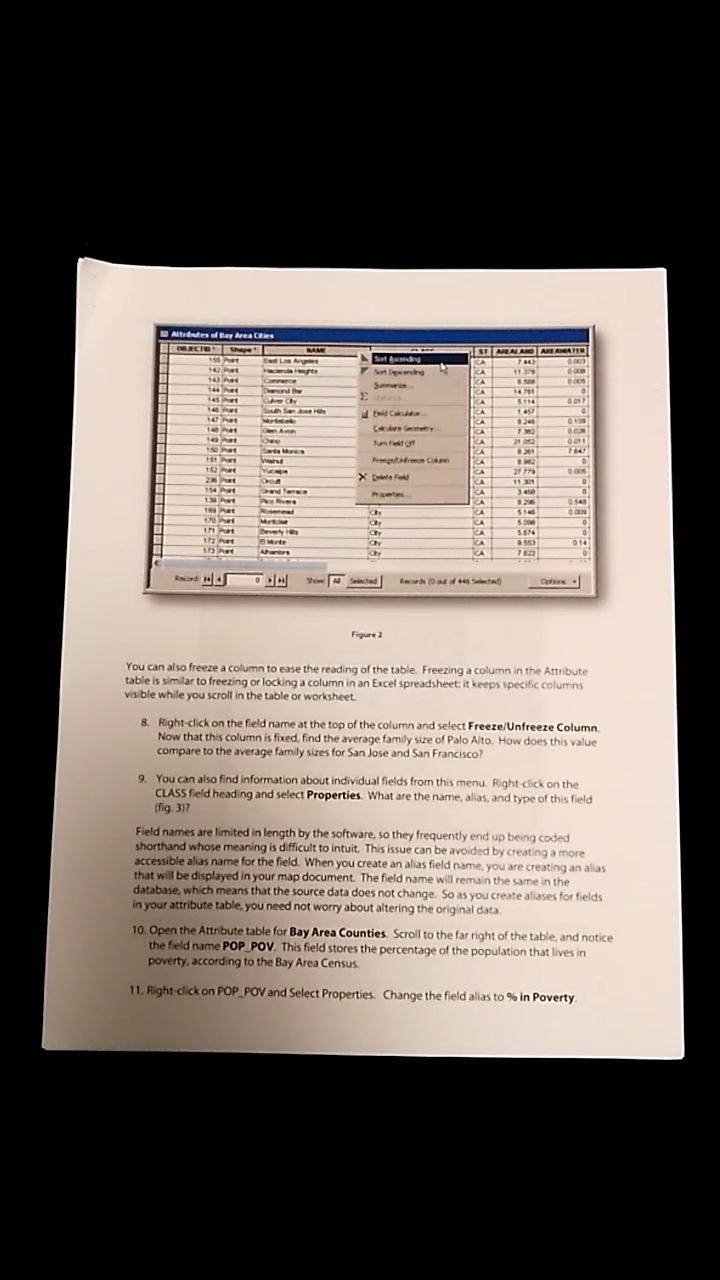
#> input picture 222.jpg, 720 x 1280 px
$ python finalScript.py   (Python 2 division)
#> lines starting #> are read from the running program, lines starting #| are printed output that depends on the picture; after the words box and inside, x2 and y2 are one past the last pixel; in counts of white or black regions, pixels touching at a corner belong together
#> further down, img is the input picture: shape (1280, 720, 3); mean B, G, R 91.4, 97.7, 106.9
### boundingbox.py
import cv2
import numpy as np
import math
import os

def boundingbox(img,DEBUG_MODE=False,SAVE_IMAGE=False):
#> called with DEBUG_MODE = '222', SAVE_IMAGE = False
    if DEBUG_MODE == True:
        cv2.imshow('frame',img)
        cv2.waitKey()

    color_weights = [[1.0/3, 1.0/3, 1.0/3], [1.0/2, 1.0/2, 0], [1.0/2, 0, 1.0/2], [0, 1.0/2, 1.0/2], [1, 0, 0], [0, 1, 0], [0, 0, 1]]

    # dilate the image
    kernel_sz = 15
    img_dilated = cv2.dilate(img,np.ones((kernel_sz,kernel_sz)));
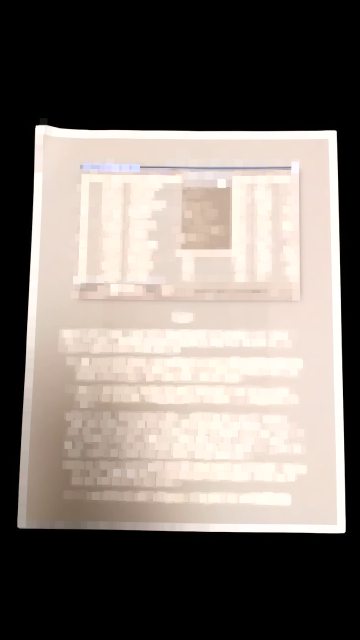
#> img_dilated: shape (1280, 720, 3) (shown at 1/2 size); mean B, G, R 111.6, 118.1, 126.5

    if DEBUG_MODE == True:
        cv2.imshow('frame',img_dilated)
        cv2.waitKey()
    if SAVE_IMAGE == True:
        cv2.imwrite(img_name+'_watershed.jpg',img_dilated)

    for bWeight,gWeight,rWeight in color_weights:
        try:
            # transform to 1 channel according to the color_weight, then edge detect
            gray = np.uint8(img_dilated[:,:,0]*bWeight+img_dilated[:,:,1]*gWeight+img_dilated[:,:,2]*rWeight)
            edges = cv2.Canny(gray,50,150,apertureSize = 3)
            if DEBUG_MODE == True:
                cv2.imshow('frame',gray)
                cv2.waitKey()

            # hough transform/line identification
            interThresh = 40
            thetaThresh = 0.8
            interRecordX = []
            interRecordY = []
            thetaRecord = []
            line_cands = []
            num_lines = 15
            lines = cv2.HoughLines(edges,1,np.pi/180,30)
            lines_len = len(lines)
            if os.name == 'posix':
                lines = lines[0]
            img_lined = img.copy()
            num_lines = min(num_lines, len(lines))

            for i in range(0,num_lines):
                if os.name == 'posix':
                    rho, theta = lines[i]
                else:
                    rho, theta = lines[i][0]
                interX = rho/np.sin(theta) if np.sin(theta)!=0 else float('inf')
                interY = rho/np.cos(theta) if np.cos(theta)!=0 else float('inf')

                tooSimilar = False
                for j in range(0,len(interRecordX)):
                    if (abs(interRecordX[j]-interX)<interThresh or abs(interRecordY[j]-interY)<interThresh) \
                    and (abs(thetaRecord[j]-theta)<thetaThresh or abs(thetaRecord[j]+theta)>(math.pi-thetaThresh)):
                        tooSimilar = True
                        break

                col = (255,255,255)
                if tooSimilar:
                    col = (0,0,255)
                else:
                    interRecordX.append(interX)
                    interRecordY.append(interY)
                    thetaRecord.append(theta)
                    line_cands.append([[rho,theta]])

                a = np.cos(theta)
                b = np.sin(theta)
                x0 = a*rho
                y0 = b*rho
                x1 = int(x0 + 2000*(-b))
                y1 = int(y0 + 2000*(a))
                x2 = int(x0 - 2000*(-b))
                y2 = int(y0 - 2000*(a))

                cv2.line(img_lined,(x1,y1),(x2,y2),col,2)

            if SAVE_IMAGE == True:
                cv2.imwrite(img_name+'_watershed_boundingbox.jpg',img_lined)
            if DEBUG_MODE == True:
                cv2.imshow('frame',img_lined)
                cv2.waitKey()

            inter_pts = []
            img_intersection = img_lined.copy()
            # find the intersection points
            for i in range(0,len(line_cands)):
                rho1,theta1 = line_cands[i][0]
                for j in range(i,len(line_cands)):
                    rho2,theta2 = line_cands[j][0]
                    diff_angle = abs(theta1-theta2)%np.pi
                    if diff_angle>np.pi/3 and diff_angle<2*np.pi/3:
                        line_eq1 = np.array((math.cos(theta1),math.sin(theta1),-rho1))
                        line_eq2 = np.array((math.cos(theta2),math.sin(theta2),-rho2))
                        intersection_pt = np.cross(line_eq1,line_eq2)
                        intersection_pt = (intersection_pt[0]/intersection_pt[2],intersection_pt[1]/intersection_pt[2])
                        intersection_pt = tuple(int(round(a)) for a in intersection_pt)

                        cv2.circle(img_intersection,intersection_pt,10,(255,0,0),-1)
                        inter_pts.append(intersection_pt)

            if SAVE_IMAGE == True:
                cv2.imwrite(img_name+'_watershed_boundingbox_intersection.jpg',img_intersection)
            if DEBUG_MODE == True:
                cv2.imshow('frame',img_intersection)
                cv2.waitKey()

            # figure out which point belongs to which corner groups
            hei,wid,ch = img.shape
            corners = [[0,0],[0,hei],[wid,hei],[wid,0]]
            pts_group = [[],[],[],[]]
            for i in range(0,len(inter_pts)):
                x,y = inter_pts[i]
                minDistSqrd = x**2+y**2
                minIndx = 0
                for j in range(1,4):
                    distSqrd = (x-corners[j][0])**2+(y-corners[j][1])**2
                    if distSqrd<minDistSqrd:
                        minDistSqrd = distSqrd
                        minIndx = j
                pts_group[minIndx].append(inter_pts[i])

            img_pt_groups = img_lined.copy()
            for i in range(0,4):
                if i==0:
                    color = (255,0,0)
                elif i==1:
                    color = (0,255,0)
                elif i==2:
                    color = (0,255,255)
                else:
                    color = (255,255,0)
                for pt in pts_group[i]:
                    cv2.circle(img_pt_groups,pt,10,color,-1)
            if SAVE_IMAGE == True:
                cv2.imwrite(img_name+'_watershed_boundingbox_vertex_grouped.jpg',img_pt_groups)
            if DEBUG_MODE == True:
                cv2.imshow('frame',img_pt_groups)
                cv2.waitKey()

            # find the intersection points that results in the largest area
            maxArea = 0
            maxPts = (0,0,0,0)
            counter = 0
            for x1,y1 in pts_group[0]:
                for x2,y2 in pts_group[1]:
                    for x3,y3 in pts_group[2]:
                        for x4,y4 in pts_group[3]:
                            area = abs(x1*y2+x2*y3+x3*y4+x4*y1-x2*y1-x3*y2-x4*y3-x1*y4)
                            if area>maxArea:
                                maxArea = area
                                maxPts = [[x1,y1],[x2,y2],[x3,y3],[x4,y4]]

            img_vertices = img_lined.copy()
            for i in range(0,4):
                cv2.circle(img_vertices,tuple(maxPts[i]),10,(255,0,0),-1)
            if SAVE_IMAGE == True:
                cv2.imwrite(img_name+'_watershed_boundingbox_vertex.jpg',img_vertices)
            if DEBUG_MODE == True:
                cv2.imshow('frame',img_vertices)
                cv2.waitKey()
            # nice! you made it through! the color setting must have been pretty good, now break
            break
        #except (ZeroDivisionError):
        except (RuntimeError, TypeError, NameError):
            print(bWeight,gWeight,rWeight,' failed')
            pass
#> this loop made 7 passes
#> lines_len on passes 1 to 7: 1175, 1492, 1053, 1069, 1807, 1594, 555
#> pass 1, in boundingbox, `edges = cv2.Canny(gray,50,150,apertureSize = 3)`:
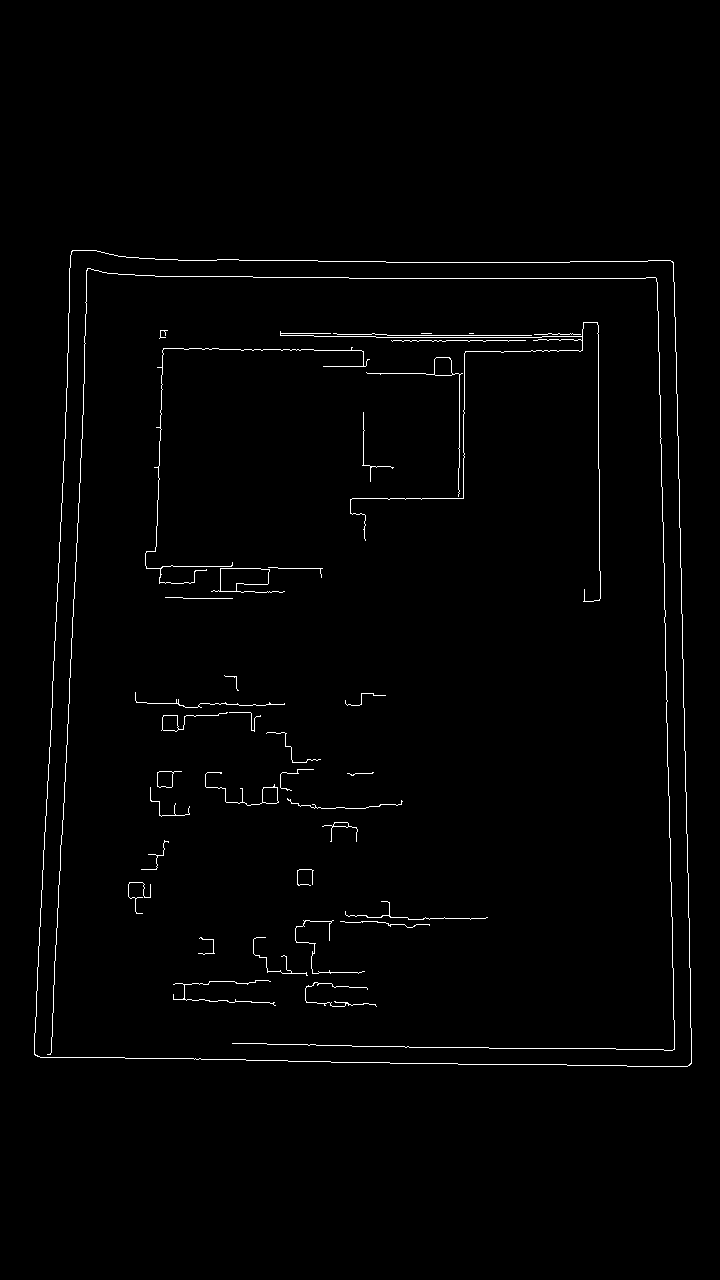
#> edges: shape (1280, 720); 1.2% white in thin lines or dots, all inside (x1, y1, x2, y2) = (34, 250, 692, 1067)
#> after the loop:
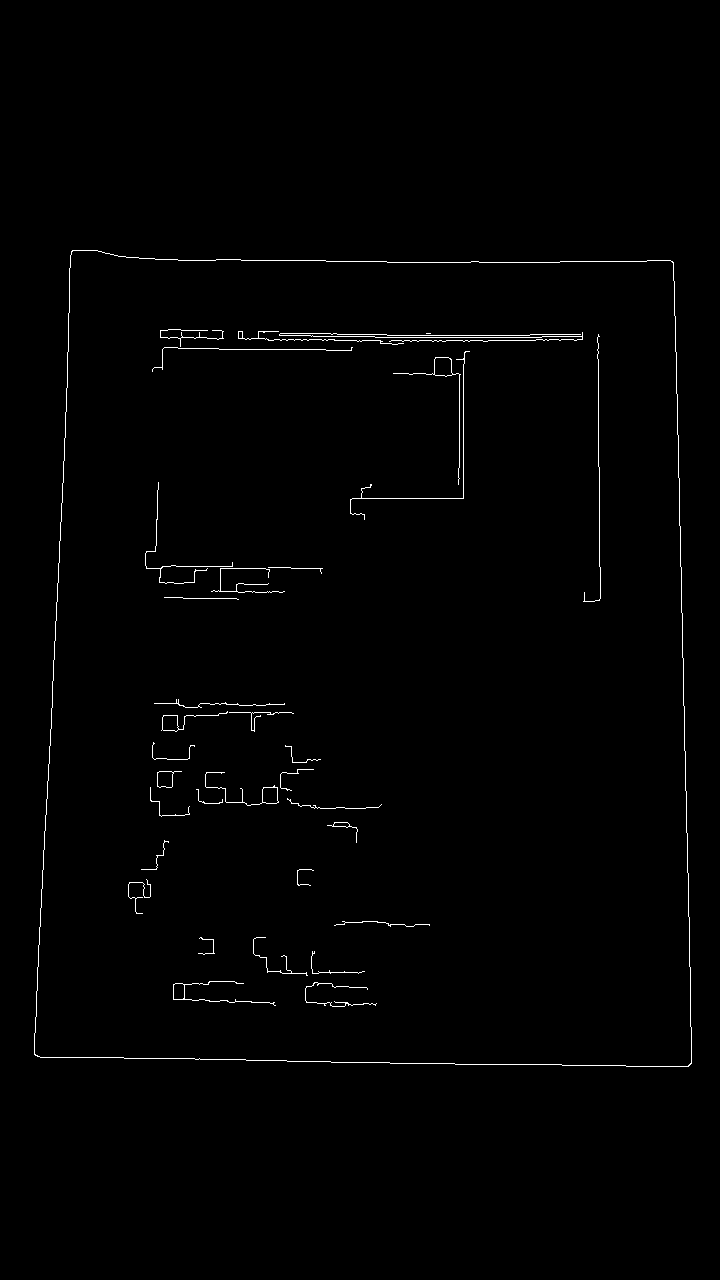
#> edges: shape (1280, 720); 0.85% white in thin lines or dots, all inside (x1, y1, x2, y2) = (34, 250, 692, 1067)
#> after the loop:
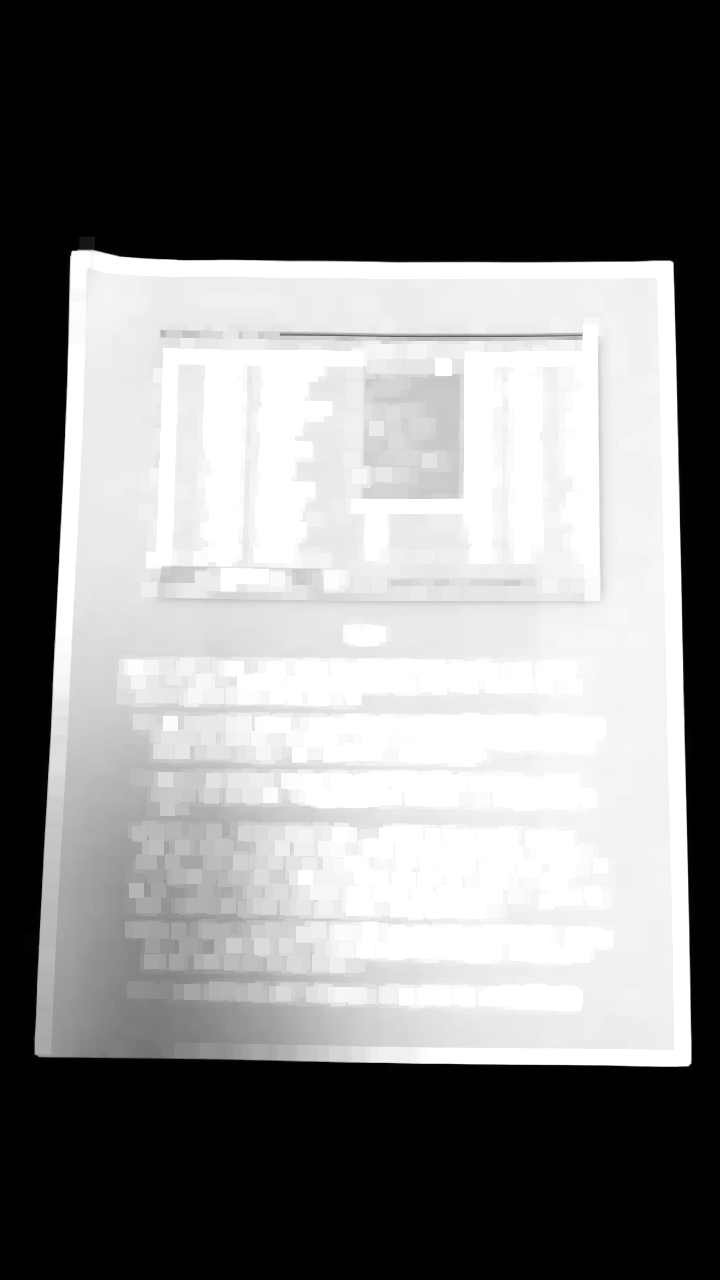
#> gray: shape (1280, 720); min 0, max 255, mean 126.5

    # pull the corners closer to each other to account for the effect made by the dilation
    oriCorners = np.float32(maxPts)
#> oriCorners = [0, 0, 0, 0]
    pull_amount = 8
    delta1 = oriCorners[0]-oriCorners[2]
#> delta1 = 0
#> (the run stopped early here; a loop or call above may not have finished)

$ run again, with 111.jpg copied over 222.jpg
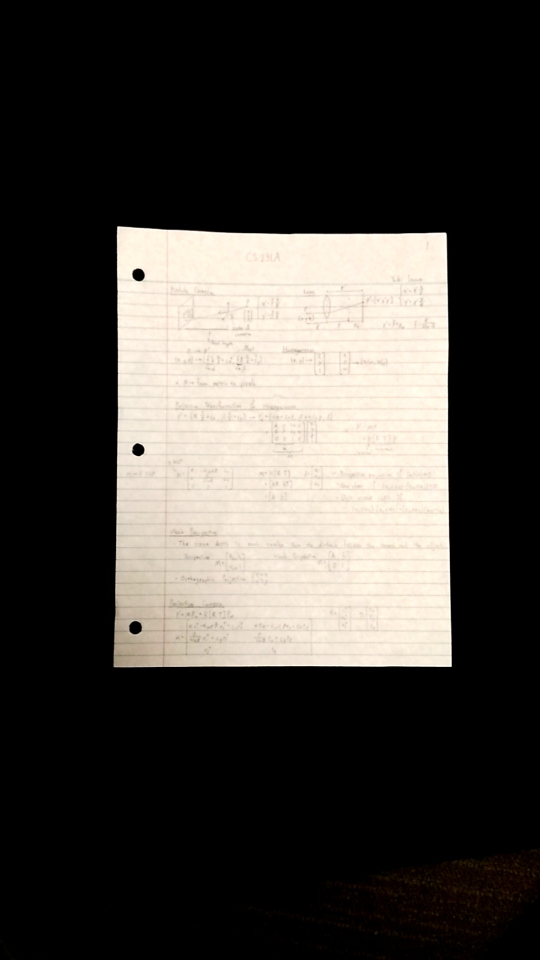
#> input picture 111.jpg, 1080 x 1920 px (shown at 1/2 size)
#> img is the input picture: shape (1920, 1080, 3); mean B, G, R 60, 64.5, 68.1
#> the loop in boundingbox, `for bWeight,gWeight,rWeight in color_weights:` made 7 passes
#> lines_len on passes 1 to 7: 90, 97, 91, 92, 98, 91, 92
#> pass 1, in boundingbox, `edges = cv2.Canny(gray,50,150,apertureSize = 3)`:
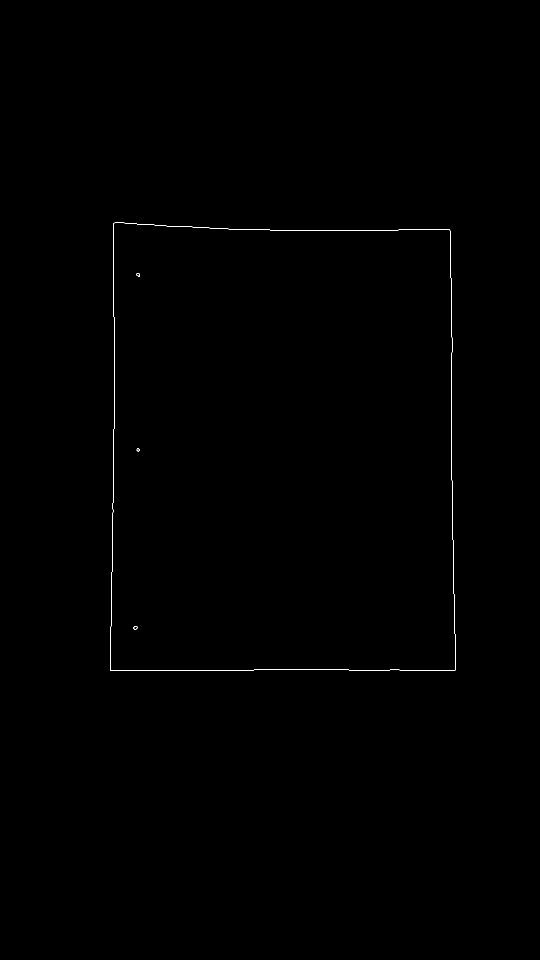
#> edges: shape (1920, 1080) (shown at 1/2 size); 0.15% white in thin lines or dots, all inside (x1, y1, x2, y2) = (220, 445, 911, 1342)
#> after the loop in boundingbox, `for bWeight,gWeight,rWeight in color_weights:`:
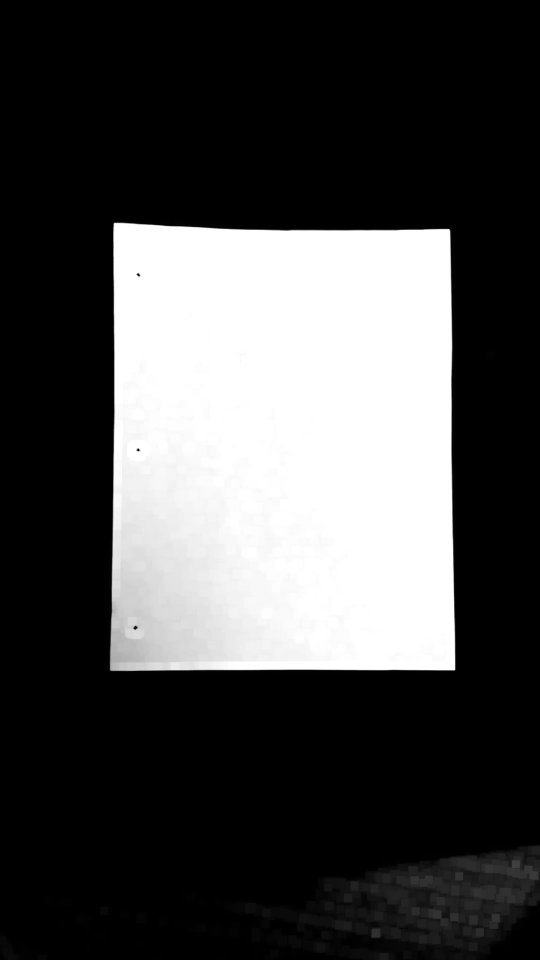
#> gray: shape (1920, 1080) (shown at 1/2 size); min 0, max 255, mean 73.3
#> oriCorners = [0, 0, 0, 0]
#> delta1 = 0

$ run again, with 333.jpg copied over 222.jpg
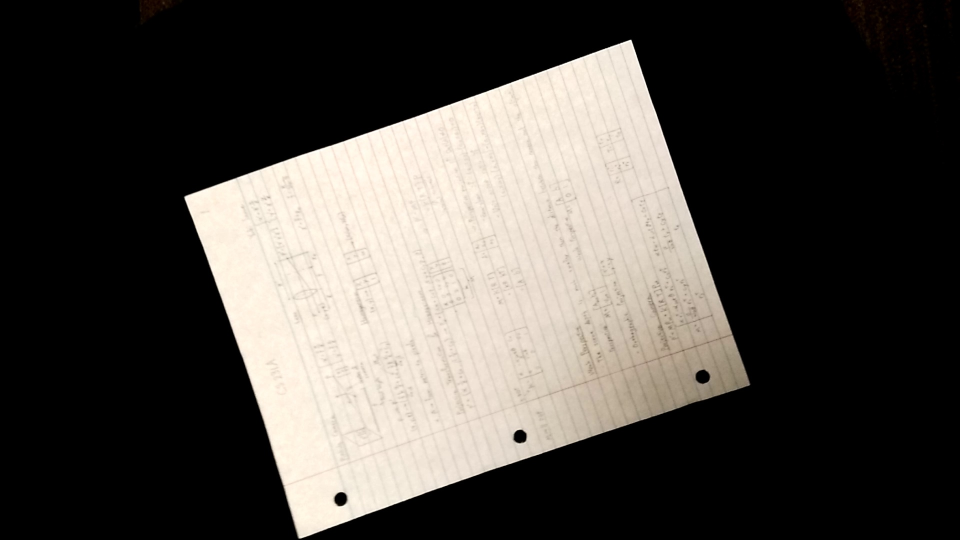
#> input picture 333.jpg, 1920 x 1080 px (shown at 1/2 size)
#> img is the input picture: shape (1080, 1920, 3); mean B, G, R 68.1, 73, 77.1
#> the loop in boundingbox, `for bWeight,gWeight,rWeight in color_weights:` made 7 passes
#> lines_len on passes 1 to 7: 91, 110, 88, 90, 117, 117, 85
#> pass 1, in boundingbox, `edges = cv2.Canny(gray,50,150,apertureSize = 3)`:
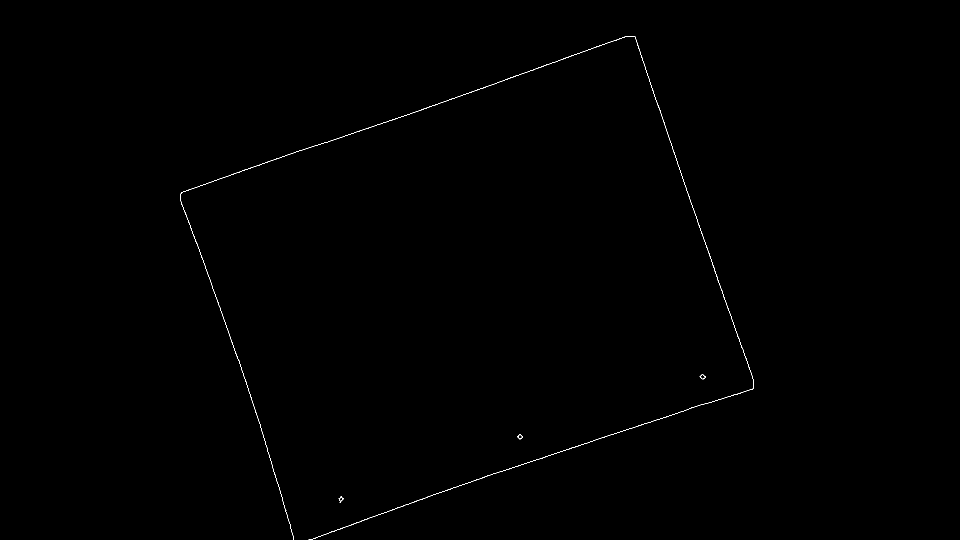
#> edges: shape (1080, 1920) (shown at 1/2 size); 0.17% white in thin lines or dots, all inside (x1, y1, x2, y2) = (361, 72, 1508, 1080)
#> after the loop in boundingbox, `for bWeight,gWeight,rWeight in color_weights:`:
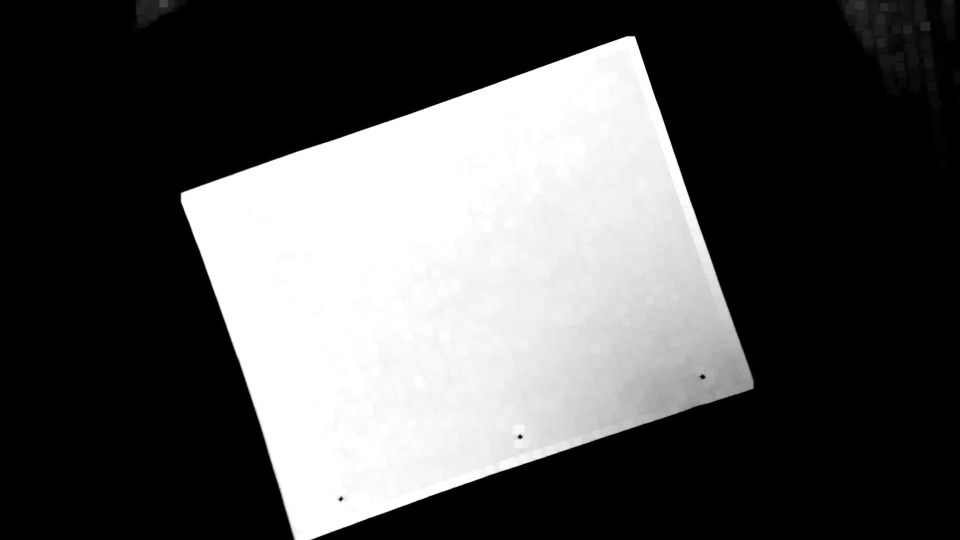
#> gray: shape (1080, 1920) (shown at 1/2 size); min 0, max 255, mean 83.3
#> oriCorners = [0, 0, 0, 0]
#> delta1 = 0
